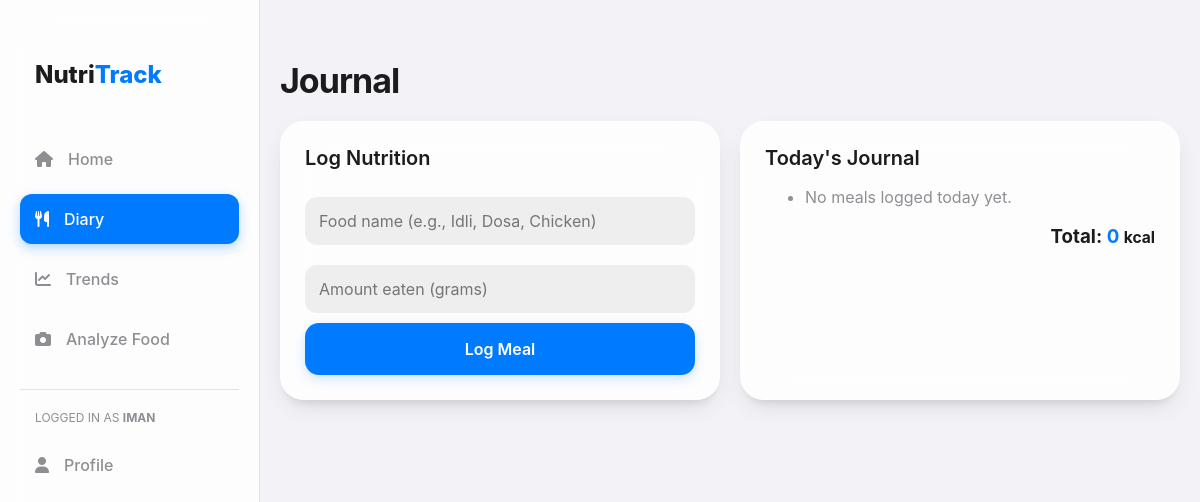
The app's page /diary/ (signed in), older data.
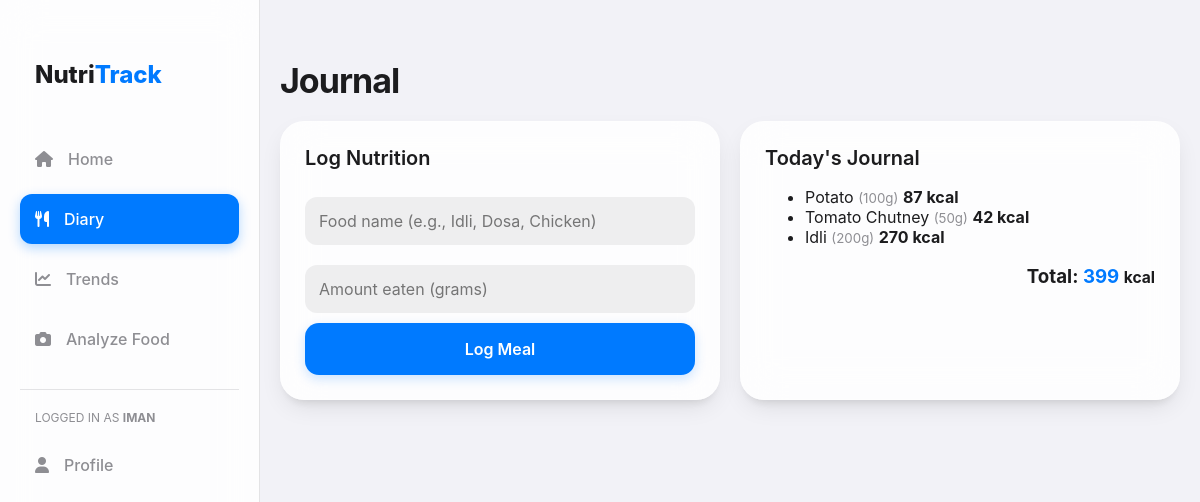
The same page, newer data.
### tracker/models.py (models this page shows, shortened)
class FoodLog(models.Model):
    user = models.ForeignKey(User, on_delete=models.CASCADE, null=True, blank=True)
    name = models.CharField(max_length=100)
    grams = models.IntegerField(default=100)
    calories = models.IntegerField()
    date_logged = models.DateTimeField(default=timezone.now)

### tracker/views.py (the view, shortened to what this page needs)
# urls.py: path('diary/', views.diary_view, name='diary'),
def diary_view(request):
    context = {'searched_food': None, 'foods_today': [], 'total_calories': 0}
    if request.user.is_authenticated:
        today = timezone.now().date()
        foods_today = FoodLog.objects.filter(user=request.user, date_logged__date=today).order_by('-date_logged')
        context['total_calories'] = foods_today.aggregate(Sum('calories'))['calories__sum'] or 0
        context['foods_today'] = foods_today
    return render(request, 'tracker/diary.html', context)

### tracker/templates/tracker/diary.html (shortened to what this page needs)
{% extends 'tracker/base.html' %}
{% block header_title %}Journal{% endblock %}
{% block content %}
<div class="desktop-grid">
    <div class="card">
        <h2>{% if user.is_authenticated %}Log Nutrition{% else %}Calorie Calculator{% endif %}</h2>
        <form method="POST" action="{% url 'diary' %}">
            <input type="text" name="food_name" placeholder="Food name (e.g., Idli, Dosa, Chicken)" required>
            <input type="number" name="food_grams" placeholder="Amount eaten (grams)" required>
            <button type="submit">{% if user.is_authenticated %}Log Meal{% else %}Calculate{% endif %}</button>
        </form>
    </div>
    <div class="card">
        <h2>Today's Journal</h2>
        {% if user.is_authenticated %}
            <ul>
                {% for food in foods_today %}
                    <li>
                        <span>{{ food.name }} <small style="color: var(--ios-secondary);">({{ food.grams }}g)</small></span>
                        <strong>{{ food.calories }} kcal</strong>
                    </li>
                {% empty %}
                    <li style="color: var(--ios-secondary); justify-content: center; border: none;">No meals logged today yet.</li>
                {% endfor %}
            </ul>
            <h3 style="text-align: right;">Total: <span style="color:var(--ios-accent)">{{ total_calories }}</span> <small>kcal</small></h3>
        {% endif %}
    </div>
</div>
{% endblock %}

Row changes from the older to the newer data that the page shows:
added FoodLog: name "Potato", grams "100", calories "87"
added FoodLog: name "Tomato Chutney", grams "50", calories "42"
added FoodLog: name "Idli", grams "200", calories "270"
Text that changed along with them:
{{ total_calories }}: "0" → "399"
text no longer shown: "No meals logged today yet."
